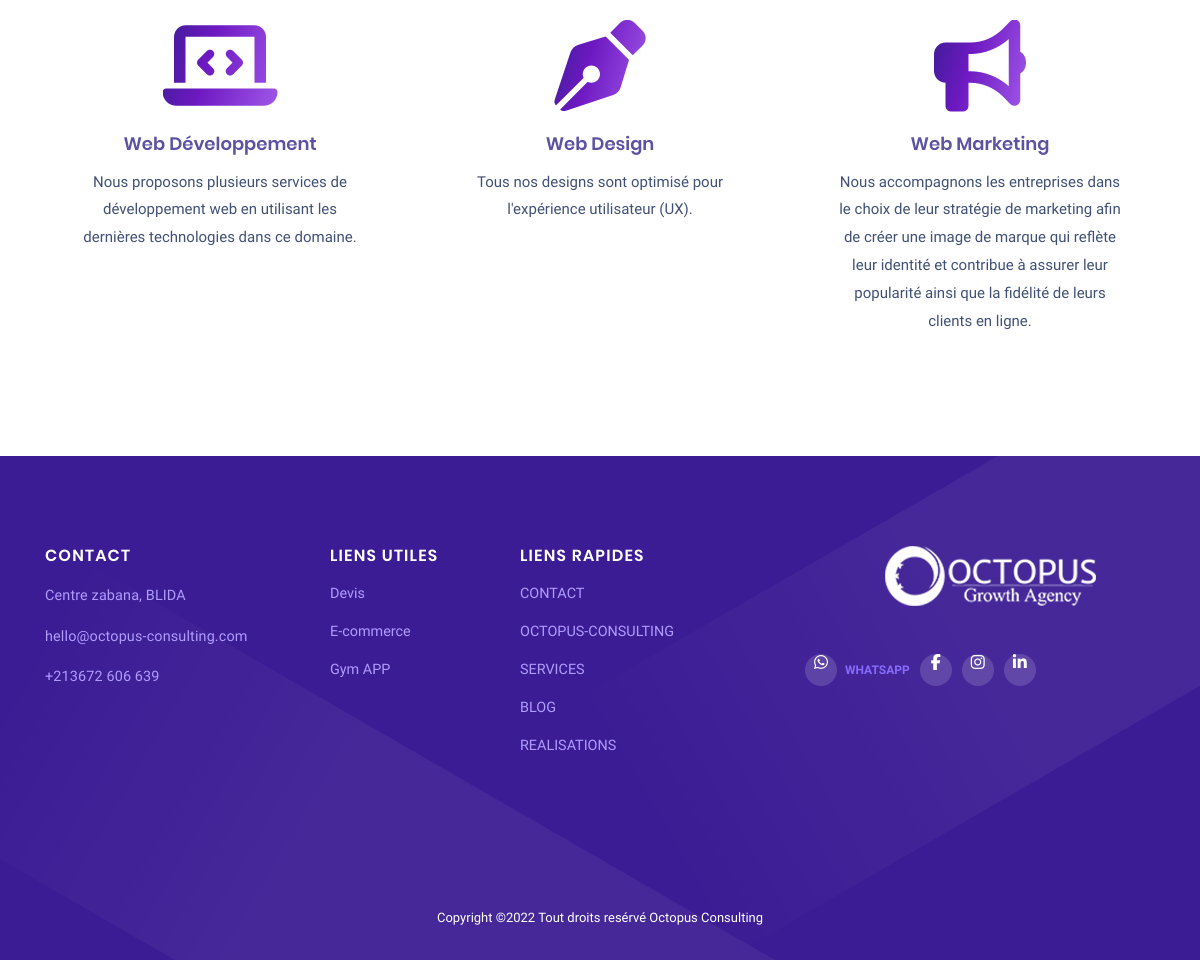
/services/ (lower part), run on an earlier commit of the app's database.
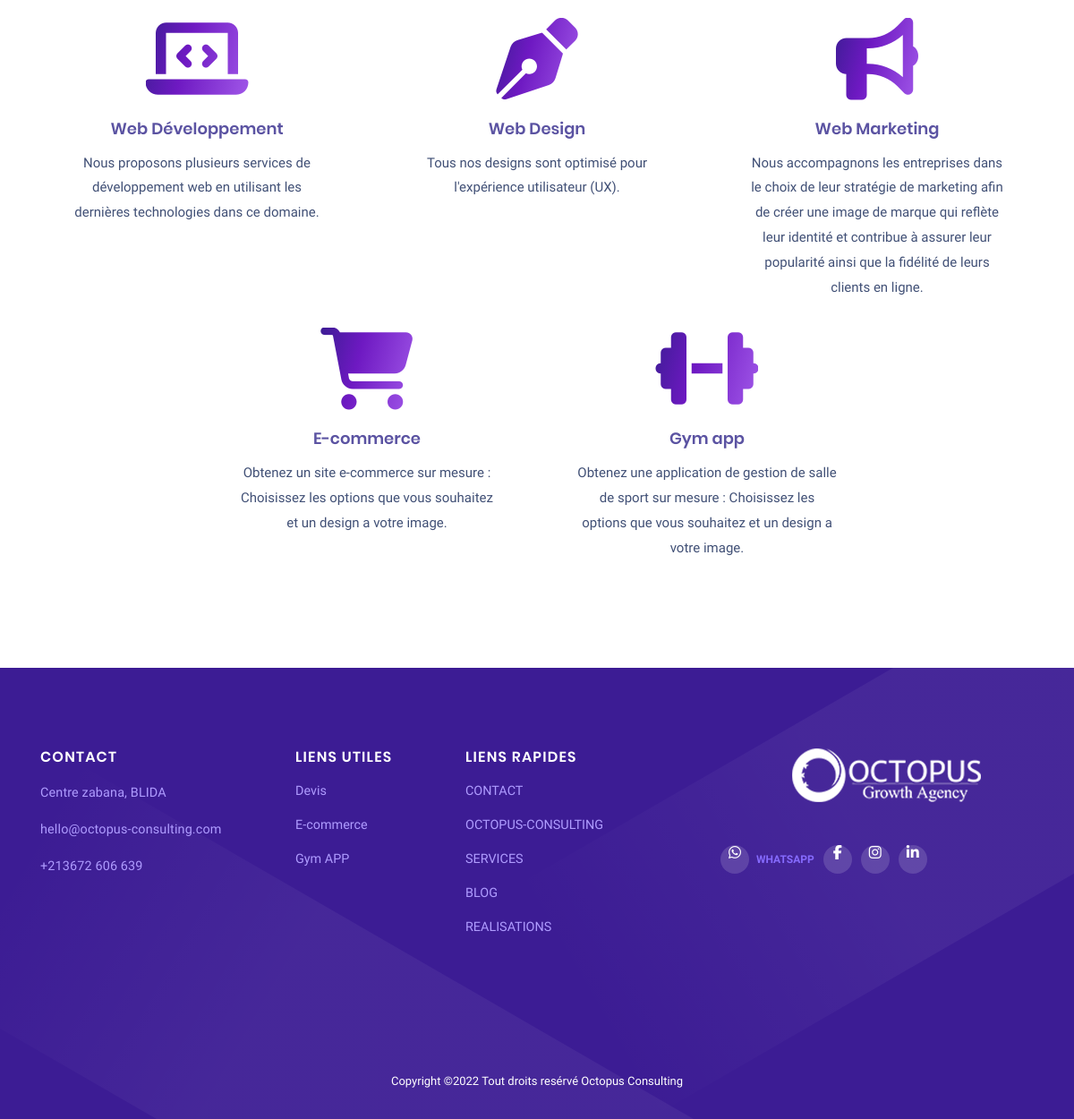
And on a later commit of the database.
### core/models.py (models this page shows, shortened)
class Service(models.Model):
    name  = models.CharField(verbose_name=_('Nom du Service'), max_length=100)
    slug = models.SlugField()
    title  = models.TextField(verbose_name=_('Petit text'), blank=True, null=True)
    image = models.FileField( upload_to="images/services",verbose_name=_('img 1'), blank=True, null=True)
    photo  = models.ImageField(upload_to="images/services",verbose_name=_('img 2'),blank=True, null=True)
    description = tinymce_models.HTMLField(verbose_name='Déscription du service', blank=True, null=True)
    pricing = tinymce_models.HTMLField(verbose_name='offres du service', blank=True, null=True)
    icon  = models.CharField(verbose_name=_('nom de l icon du site https://fontawesome.com/icons'), max_length=100, blank=True, null=True)
    section  = models.CharField(verbose_name=_('section to show'), max_length=100,blank=True, null=True)
    to_home_page = models.BooleanField(verbose_name="ajouter a la page d'accueil", default=False)
    priority  = models.IntegerField(verbose_name=_('ordre / priorité'), blank=True, null=True)
    actif  = models.BooleanField(default=True)
    created      = models.DateTimeField(verbose_name='Date de Création',  auto_now_add=True)
    updated      = models.DateTimeField(verbose_name='Date de dernière mise à jour',  auto_now=True)

### core/views.py (the view)
# urls.py: path('services/', ServicesListView.as_view(), name='services'),
class ServicesListView(ListView):
    model = Service
    context_object_name = "services"
    template_name = "services.html"

### business/context_processors.py (called while the page is built)
def infos(request):
    business = Business.objects.all().last()
    return {
            'business' : business,
        }

### templates/services.html (shortened to what this page needs)
{% extends "base.html" %}
{% load static %}
{% load i18n %}
{% get_current_language as LANGUAGE_CODE %}
{% get_available_languages as LANGUAGES %}
{% get_language_info_list for LANGUAGES as languages %}
{% block content %}
<body class="nk-body body-wider mode-onepage">
	<div class="nk-wrap">
        <main class="nk-pages">
            <section class="section bg-white">
                <div class="container">
                    <div class="nk-block nk-block-features-s3">
                        <div class="section-head section-head-s7 wide-auto-sm text-center">
                        </div>
                        <div class="row justify-content-center gutter-vr-30px">
                            {% for service in services  %}
                                <div class="col-lg-4 col-md-6">
                            <a href="{% url 'core:service_detail' service.pk %}">
                                    <div class="feature feature-s3 feature-center animated" data-animate="fadeInUp" data-delay=".5">
                                        <div class="feature-icon feature-icon-auto">
                                            <em class="icon icon-grd icon-lg {{service.icon}}"></em>
                                        </div>
                                        <div class="feature-text">
                                            <h4 class="title-sm title-semibold">{{service.name}}</h4>
                                            <p class="fw-4">{{service.title}}</p>
                                        </div>
                                    </div>
                                </a>
                                </div>
                            {% endfor %}
                        </div>
                    </div>
                </div>
            </section>
        </main>
    </div>
</body>
</html>
{% endblock content %}

What changed in the data, as far as the page shows it:
added Service: name "E-commerce", title "Obtenez un site e-commerce sur mesure : Choisissez les options que vous souhaitez et un design a votre image."
added Service: name "Gym app", title "Obtenez une application de gestion de salle de sport sur mesure : Choisissez les options que vous souhaitez et un design a votre image."
